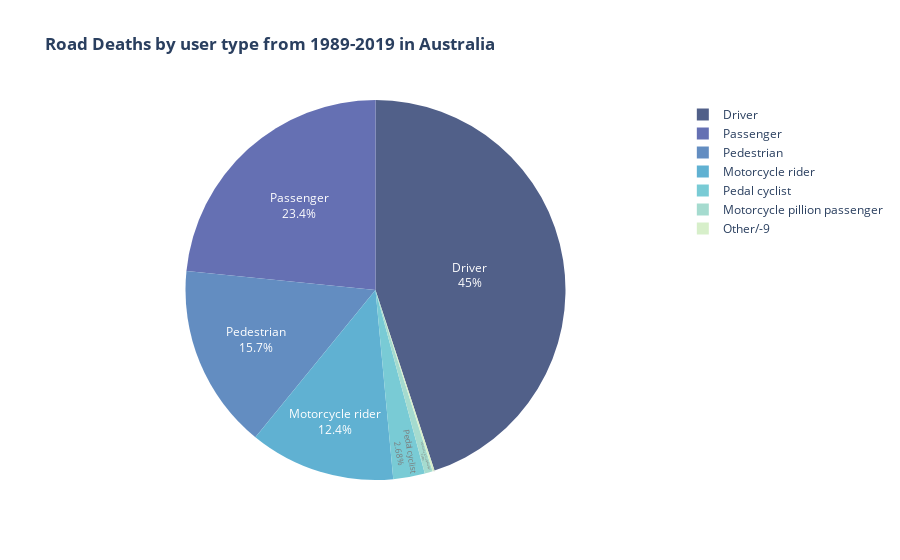

Notebook code cell kept with this figure:
### Code cell
import plotly.express as px

fig_user = px.pie(users_total_data, 
             title='<b>Road Deaths by user type from 1989-2019 in Australia<b>',
             values='number', 
             names='user',
             opacity=0.7,
             color_discrete_sequence=px.colors.sequential.YlGnBu_r
            )

fig_user.update_traces(textposition='inside', textinfo='percent+label'
                 )
fig_user.show()

### Figure 1 — Plotly figure (JSON) as saved in the notebook; plotly's stock layout.template omitted (floating-point values rounded to 4 significant figures)
{"data": [{"domain": {"x": [0, 1], "y": [0, 1]}, "hovertemplate": "user=%{label}<br>number=%{value}<extra></extra>", "labels": ["Driver", "Motorcycle rider", "Passenger", "Motorcycle pillion passenger", "Pedal cyclist", "Pedestrian", "Other/-9"], "legendgroup": "", "name": "", "opacity": 0.7, "showlegend": true, "textinfo": "percent+label", "textposition": "inside", "type": "pie", "values": [23103, 6362, 12022, 354, 1379, 8067, 81]}], "layout": {"legend": {"tracegroupgap": 0}, "piecolorway": ["rgb(8,29,88)", "rgb(37,52,148)", "rgb(34,94,168)", "rgb(29,145,192)", "rgb(65,182,196)", "rgb(127,205,187)", "rgb(199,233,180)", "rgb(237,248,177)", "rgb(255,255,217)"], "title": {"text": "<b>Road Deaths by user type from 1989-2019 in Australia<b>"}}}
